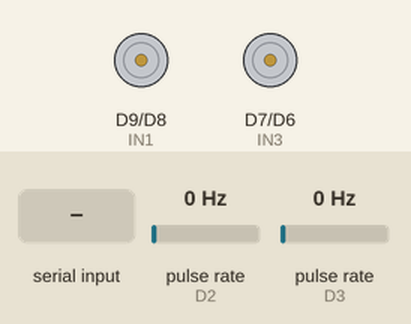
The sketch below on a simulated Arduino Uno R4 Minima. Parts: motor-driver pin pairs drawn as motors (green arrow = first pin HIGH = forward, orange = second pin HIGH = backward, longer = more drive, scaled by the enable pin). Wiring (inferred from the names in the program): 2 × pulse sensor: data D2 / data D3. Inputs (shaded band) come from the test bench; at power-on: pulse rate (sensors on D2, D3) 0 Hz. What the sketch prints to the serial monitor is not drawn.

Above: at 1.2 s.
1.3 s: "F90\n" received over Serial
At 1.6 s:
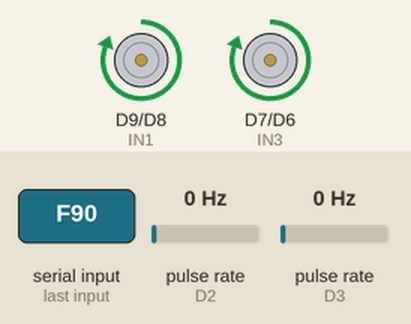
2.8 s: pulse rate (sensor on D2) set to 4 Hz
At 3.16 s:
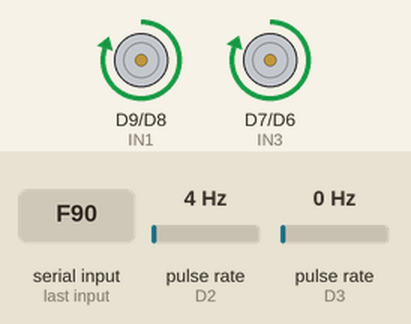
5.8 s: pulse rate (sensor on D3) set to 50 Hz
At 8.5 s:
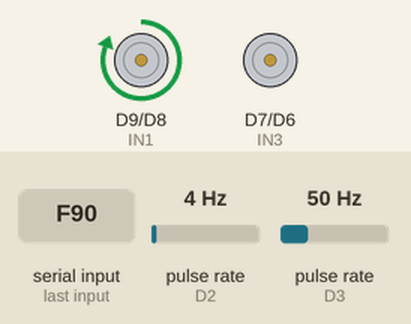
8.8 s: pulse rate (sensor on D2) set to 50 Hz
At 10.5 s:
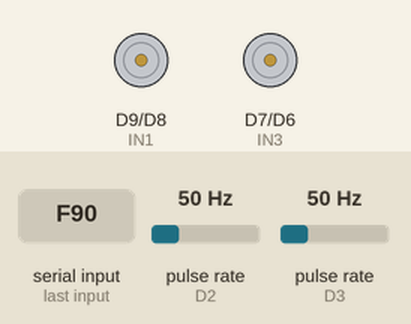
11.6 s: "R90\n" received over Serial
At 12.9 s:
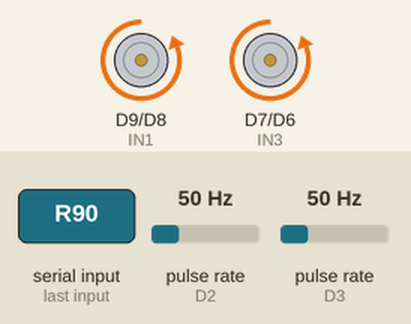
14.6 s: "r90\n" received over Serial
At 17.7 s:
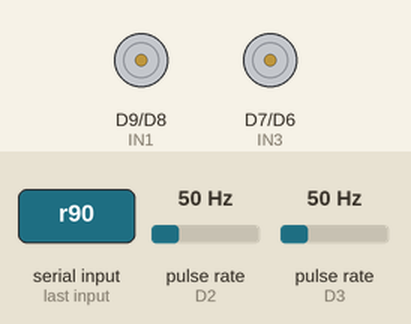
Timing chart, 0 to 18.6 s (numbered marks = the images above; inputs shaded):
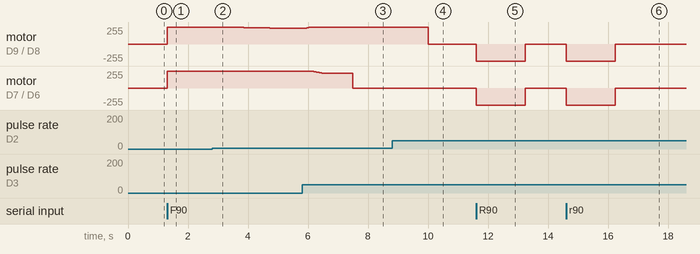

Measured:
- after the input at 1.3 s, motor on D9 (IN1) / D8 (IN2), motor on D7 (IN3) / D6 (IN4): stopped → forward 255/255 at once
- after the input at 2.8 s, motor on D9 (IN1) / D8 (IN2): moves from forward 255/255 to forward 233/255 over 2.8 s, starting after 0.18 s
- after the input at 5.8 s, motor on D7 (IN3) / D6 (IN4): moves from forward 255/255 to stopped over 1.4 s, starting after 0.32 s
- after the input at 8.8 s, motor on D9 (IN1) / D8 (IN2): forward 255/255 → stopped after 1.2 s
- after the input at 11.6 s, motor on D9 (IN1) / D8 (IN2), motor on D7 (IN3) / D6 (IN4): stopped → backward 255/255 at once, → stopped 1.6 s later
- after the input at 14.6 s, motor on D9 (IN1) / D8 (IN2), motor on D7 (IN3) / D6 (IN4): stopped → backward 255/255 at once, → stopped 1.6 s later

The sketch:

straight_distance_calibration.ino
```cpp
/*
 * UNO R4 WiFi - Straight distance calibration
 * Pins match Robot Arena generated code.
 *
 * Serial Monitor 115200, Newline:
 *   F100  = เดินหน้าเป้า 100 cm
 *   R100  = ถอยหลังเป้า 100 cm
 *   M87.5 = หลังวัดด้วยตลับเมตรได้ 87.5 cm ให้คำนวณ scale
 *   P4095 = เปลี่ยน PWM
 */

#include <Arduino.h>

const int ENA = 5;
const int IN1 = 9;
const int IN2 = 8;
const int ENB = 10;
const int IN3 = 7;
const int IN4 = 6;
const int ENC_L = 2;
const int ENC_R = 3;

const float CM_PER_TICK = 22.0f / 40.0f;
const int PWM_MAX = 4095;
const int PWM_MIN = 1500;
const int MAX_CORRECTION = 500;
const float KP_SYNC = 15.0f;

volatile unsigned long encoderL = 0;
volatile unsigned long encoderR = 0;
int drivePWM = 4095;
float lastCommandCM = 0.0f;

void isrEncoderL() { encoderL++; }
void isrEncoderR() { encoderR++; }

void readEncoders(unsigned long &left, unsigned long &right) {
  noInterrupts();
  left = encoderL;
  right = encoderR;
  interrupts();
}

void resetEncoders() {
  noInterrupts();
  encoderL = 0;
  encoderR = 0;
  interrupts();
}

void stopMotors() {
  analogWrite(ENA, 0);
  analogWrite(ENB, 0);
  digitalWrite(IN1, LOW);
  digitalWrite(IN2, LOW);
  digitalWrite(IN3, LOW);
  digitalWrite(IN4, LOW);
}

void setDirection(bool reverse) {
  digitalWrite(IN1, reverse ? LOW : HIGH);
  digitalWrite(IN2, reverse ? HIGH : LOW);
  digitalWrite(IN3, reverse ? LOW : HIGH);
  digitalWrite(IN4, reverse ? HIGH : LOW);
}

void activeBrake() {
  digitalWrite(IN1, LOW);
  digitalWrite(IN2, LOW);
  digitalWrite(IN3, LOW);
  digitalWrite(IN4, LOW);
  analogWrite(ENA, PWM_MAX);
  analogWrite(ENB, PWM_MAX);
  delay(150);
  stopMotors();
}

void runDistance(float commandCM, bool reverse) {
  if (commandCM <= 0.0f) return;
  lastCommandCM = commandCM;
  const unsigned long targetTicks = (unsigned long)lroundf(commandCM / CM_PER_TICK);
  const unsigned long timeoutMs = 5000UL + (unsigned long)(commandCM * 100.0f);
  const unsigned long startMs = millis();
  resetEncoders();
  setDirection(reverse);

  Serial.print(F("RUN,"));
  Serial.print(reverse ? F("REVERSE,") : F("FORWARD,"));
  Serial.print(commandCM, 1);
  Serial.print(F(",TARGET_TICKS,"));
  Serial.println(targetTicks);

  unsigned long left = 0;
  unsigned long right = 0;
  bool timeout = false;
  while (true) {
    readEncoders(left, right);
    const bool leftDone = left >= targetTicks;
    const bool rightDone = right >= targetTicks;
    if (leftDone && rightDone) break;
    if (millis() - startMs >= timeoutMs) {
      timeout = true;
      break;
    }

    const long error = (long)right - (long)left;
    const int correction = constrain((int)(error * KP_SYNC), -MAX_CORRECTION, MAX_CORRECTION);
    int pwmL = leftDone ? 0 : drivePWM;
    int pwmR = rightDone ? 0 : drivePWM;
    if (!leftDone && !rightDone && correction > 0) {
      const int boostLeft = min(correction, PWM_MAX - pwmL);
      pwmL += boostLeft;
      pwmR -= correction - boostLeft;
    } else if (!leftDone && !rightDone && correction < 0) {
      const int magnitude = -correction;
      const int boostRight = min(magnitude, PWM_MAX - pwmR);
      pwmR += boostRight;
      pwmL -= magnitude - boostRight;
    }
    analogWrite(ENA, constrain(pwmL, 0, PWM_MAX));
    analogWrite(ENB, constrain(pwmR, 0, PWM_MAX));
    delay(5);
  }

  activeBrake();
  readEncoders(left, right);
  Serial.print(timeout ? F("TIMEOUT,") : F("DONE,"));
  Serial.print(F("L,"));
  Serial.print(left);
  Serial.print(F(",R,"));
  Serial.print(right);
  Serial.print(F(",ENCODER_CM,"));
  Serial.println(((left + right) * 0.5f) * CM_PER_TICK, 1);
  Serial.println(F("วัดระยะจริงจากขอบหุ่นถึงขอบหุ่น แล้วส่ง M<ระยะซม.> เช่น M87.5"));
}

void printScale(float measuredCM) {
  if (lastCommandCM <= 0.0f) {
    Serial.println(F("ERR: ต้องส่ง F100 หรือ R100 ก่อน"));
    return;
  }
  if (measuredCM <= 1.0f) {
    Serial.println(F("ERR: ระยะที่วัดต้องมากกว่า 1 cm"));
    return;
  }
  const float scale = lastCommandCM / measuredCM;
  Serial.print(F("DISTANCE_SCALE="));
  Serial.println(scale, 3);
  Serial.println(F("นำค่านี้ไปใส่ Settings > ตัวคูณระยะทางตรง"));
}

void setup() {
  Serial.begin(115200);
  analogWriteResolution(12);
  pinMode(ENA, OUTPUT);
  pinMode(IN1, OUTPUT);
  pinMode(IN2, OUTPUT);
  pinMode(ENB, OUTPUT);
  pinMode(IN3, OUTPUT);
  pinMode(IN4, OUTPUT);
  pinMode(ENC_L, INPUT);
  pinMode(ENC_R, INPUT);
  attachInterrupt(digitalPinToInterrupt(ENC_L), isrEncoderL, CHANGE);
  attachInterrupt(digitalPinToInterrupt(ENC_R), isrEncoderR, CHANGE);
  stopMotors();
  Serial.println(F("STRAIGHT DISTANCE CALIBRATION READY"));
  Serial.println(F("คำสั่ง: F100, R100, M<ระยะจริง>, P<PWM>"));
}

void loop() {
  if (!Serial.available()) return;
  String line = Serial.readStringUntil('\n');
  line.trim();
  if (line.length() < 2) return;
  const char command = line.charAt(0);
  const float value = line.substring(1).toFloat();
  if (command == 'F' || command == 'f') runDistance(value, false);
  else if (command == 'R' || command == 'r') runDistance(value, true);
  else if (command == 'M' || command == 'm') printScale(value);
  else if (command == 'P' || command == 'p') {
    drivePWM = constrain((int)lroundf(value), PWM_MIN, PWM_MAX);
    Serial.print(F("PWM="));
    Serial.println(drivePWM);
  } else {
    Serial.println(F("ERR: ใช้ F100, R100, M<ระยะจริง> หรือ P<PWM>"));
  }
}
```
